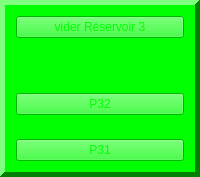
              <widget class="QFrame" name="F3">
               <property name="palette">
                <palette>
                 <active>
                  <colorrole role="WindowText">
                   <brush brushstyle="SolidPattern">
                    <color alpha="255">
                     <red>0</red>
                     <green>255</green>
                     <blue>0</blue>
                    </color>
                   </brush>
                  </colorrole>
                  <colorrole role="Button">
                   <brush brushstyle="SolidPattern">
                    <color alpha="255">
                     <red>0</red>
                     <green>255</green>
                     <blue>0</blue>
                    </color>
                   </brush>
                  </colorrole>
                  <colorrole role="Light">
                   <brush brushstyle="SolidPattern">
                    <color alpha="255">
                     <red>127</red>
                     <green>255</green>
                     <blue>127</blue>
                    </color>
                   </brush>
                  </colorrole>
                  <colorrole role="Midlight">
                   <brush brushstyle="SolidPattern">
                    <color alpha="255">
                     <red>63</red>
                     <green>255</green>
                     <blue>63</blue>
                    </color>
                   </brush>
                  </colorrole>
                  <colorrole role="Dark">
                   <brush brushstyle="SolidPattern">
                    <color alpha="255">
                     <red>0</red>
                     <green>127</green>
                     <blue>0</blue>
                    </color>
                   </brush>
                  </colorrole>
                  <colorrole role="Mid">
                   <brush brushstyle="SolidPattern">
                    <color alpha="255">
                     <red>0</red>
                     <green>170</green>
                     <blue>0</blue>
                    </color>
                   </brush>
                  </colorrole>
                  <colorrole role="Text">
                   <brush brushstyle="SolidPattern">
                    <color alpha="255">
                     <red>0</red>
                     <green>255</green>
                     <blue>0</blue>
                    </color>
                   </brush>
                  </colorrole>
                  <colorrole role="BrightText">
                   <brush brushstyle="SolidPattern">
                    <color alpha="255">
                     <red>0</red>
                     <green>255</green>
                     <blue>0</blue>
                    </color>
                   </brush>
                  </colorrole>
                  <colorrole role="ButtonText">
                   <brush brushstyle="SolidPattern">
                    <color alpha="255">
                     <red>0</red>
                     <green>255</green>
                     <blue>0</blue>
                    </color>
                   </brush>
                  </colorrole>
                  <colorrole role="Base">
                   <brush brushstyle="SolidPattern">
                    <color alpha="255">
                     <red>0</red>
                     <green>255</green>
                     <blue>0</blue>
                    </color>
                   </brush>
                  </colorrole>
                  <colorrole role="Window">
                   <brush brushstyle="SolidPattern">
                    <color alpha="255">
                     <red>0</red>
                     <green>255</green>
                     <blue>0</blue>
                    </color>
                   </brush>
                  </colorrole>
                  <colorrole role="Shadow">
                   <brush brushstyle="SolidPattern">
                    <color alpha="255">
                     <red>0</red>
                     <green>255</green>
                     <blue>0</blue>
                    </color>
                   </brush>
                  </colorrole>
                  <colorrole role="Highlight">
                   <brush brushstyle="SolidPattern">
                    <color alpha="255">
                     <red>0</red>
                     <green>255</green>
                     <blue>0</blue>
                    </color>
                   </brush>
                  </colorrole>
                  <colorrole role="HighlightedText">
                   <brush brushstyle="SolidPattern">
                    <color alpha="255">
                     <red>0</red>
                     <green>255</green>
                     <blue>0</blue>
                    </color>
                   </brush>
                  </colorrole>
                  <colorrole role="Link">
                   <brush brushstyle="SolidPattern">
                    <color alpha="255">
                     <red>0</red>
                     <green>255</green>
                     <blue>0</blue>
                    </color>
                   </brush>
                  </colorrole>
                  <colorrole role="LinkVisited">
                   <brush brushstyle="SolidPattern">
                    <color alpha="255">
                     <red>0</red>
                     <green>255</green>
                     <blue>0</blue>
                    </color>
                   </brush>
                  </colorrole>
                  <colorrole role="AlternateBase">
                   <brush brushstyle="SolidPattern">
                    <color alpha="255">
                     <red>127</red>
                     <green>255</green>
                     <blue>127</blue>
                    </color>
                   </brush>
                  </colorrole>
                  <colorrole role="NoRole">
                   <brush brushstyle="SolidPattern">
                    <color alpha="255">
                     <red>0</red>
                     <green>255</green>
                     <blue>0</blue>
                    </color>
                   </brush>
                  </colorrole>
                  <colorrole role="ToolTipBase">
                   <brush brushstyle="SolidPattern">
                    <color alpha="255">
                     <red>0</red>
                     <green>255</green>
                     <blue>0</blue>
                    </color>
                   </brush>
                  </colorrole>
                  <colorrole role="ToolTipText">
                   <brush brushstyle="SolidPattern">
                    <color alpha="255">
                     <red>0</red>
                     <green>255</green>
                     <blue>0</blue>
                    </color>
                   </brush>
                  </colorrole>
                  <colorrole role="PlaceholderText">
                   <brush brushstyle="NoBrush">
                    <color alpha="128">
                     <red>0</red>
                     <green>255</green>
                     <blue>0</blue>
                    </color>
                   </brush>
                  </colorrole>
                 </active>
                 <inactive>
                  <colorrole role="WindowText">
                   <brush brushstyle="SolidPattern">
                    <color alpha="255">
                     <red>0</red>
                     <green>255</green>
                     <blue>0</blue>
                    </color>
                   </brush>
                  </colorrole>
                  <colorrole role="Button">
                   <brush brushstyle="SolidPattern">
                    <color alpha="255">
                     <red>0</red>
                     <green>255</green>
                     <blue>0</blue>
                    </color>
                   </brush>
                  </colorrole>
                  <colorrole role="Light">
                   <brush brushstyle="SolidPattern">
                    <color alpha="255">
                     <red>127</red>
                     <green>255</green>
                     <blue>127</blue>
                    </color>
                   </brush>
                  </colorrole>
                  <colorrole role="Midlight">
                   <brush brushstyle="SolidPattern">
                    <color alpha="255">
                     <red>63</red>
                     <green>255</green>
                     <blue>63</blue>
                    </color>
                   </brush>
                  </colorrole>
                  <colorrole role="Dark">
                   <brush brushstyle="SolidPattern">
                    <color alpha="255">
                     <red>0</red>
                     <green>127</green>
                     <blue>0</blue>
                    </color>
                   </brush>
                  </colorrole>
                  <colorrole role="Mid">
                   <brush brushstyle="SolidPattern">
                    <color alpha="255">
                     <red>0</red>
                     <green>170</green>
                     <blue>0</blue>
                    </color>
                   </brush>
                  </colorrole>
                  <colorrole role="Text">
                   <brush brushstyle="SolidPattern">
                    <color alpha="255">
                     <red>0</red>
                     <green>255</green>
                     <blue>0</blue>
                    </color>
                   </brush>
                  </colorrole>
                  <colorrole role="BrightText">
                   <brush brushstyle="SolidPattern">
                    <color alpha="255">
                     <red>0</red>
                     <green>255</green>
                     <blue>0</blue>
                    </color>
                   </brush>
                  </colorrole>
                  <colorrole role="ButtonText">
                   <brush brushstyle="SolidPattern">
                    <color alpha="255">
                     <red>0</red>
                     <green>255</green>
                     <blue>0</blue>
                    </color>
                   </brush>
                  </colorrole>
                  <colorrole role="Base">
                   <brush brushstyle="SolidPattern">
                    <color alpha="255">
                     <red>0</red>
                     <green>255</green>
                     <blue>0</blue>
                    </color>
                   </brush>
                  </colorrole>
                  <colorrole role="Window">
                   <brush brushstyle="SolidPattern">
                    <color alpha="255">
                     <red>0</red>
                     <green>255</green>
                     <blue>0</blue>
                    </color>
                   </brush>
                  </colorrole>
                  <colorrole role="Shadow">
                   <brush brushstyle="SolidPattern">
                    <color alpha="255">
                     <red>0</red>
                     <green>255</green>
                     <blue>0</blue>
                    </color>
                   </brush>
                  </colorrole>
                  <colorrole role="Highlight">
                   <brush brushstyle="SolidPattern">
                    <color alpha="255">
                     <red>0</red>
                     <green>255</green>
                     <blue>0</blue>
                    </color>
                   </brush>
                  </colorrole>
                  <colorrole role="HighlightedText">
                   <brush brushstyle="SolidPattern">
                    <color alpha="255">
                     <red>0</red>
                     <green>255</green>
                     <blue>0</blue>
                    </color>
                   </brush>
                  </colorrole>
                  <colorrole role="Link">
                   <brush brushstyle="SolidPattern">
                    <color alpha="255">
                     <red>0</red>
                     <green>255</green>
                     <blue>0</blue>
                    </color>
                   </brush>
                  </colorrole>
                  <colorrole role="LinkVisited">
                   <brush brushstyle="SolidPattern">
                    <color alpha="255">
                     <red>0</red>
                     <green>255</green>
                     <blue>0</blue>
                    </color>
                   </brush>
                  </colorrole>
                  <colorrole role="AlternateBase">
                   <brush brushstyle="SolidPattern">
                    <color alpha="255">
                     <red>127</red>
                     <green>255</green>
                     <blue>127</blue>
                    </color>
                   </brush>
                  </colorrole>
                  <colorrole role="NoRole">
                   <brush brushstyle="SolidPattern">
                    <color alpha="255">
                     <red>0</red>
                     <green>255</green>
                     <blue>0</blue>
                    </color>
                   </brush>
                  </colorrole>
                  <colorrole role="ToolTipBase">
                   <brush brushstyle="SolidPattern">
                    <color alpha="255">
                     <red>0</red>
                     <green>255</green>
                     <blue>0</blue>
                    </color>
                   </brush>
                  </colorrole>
                  <colorrole role="ToolTipText">
                   <brush brushstyle="SolidPattern">
                    <color alpha="255">
                     <red>0</red>
                     <green>255</green>
                     <blue>0</blue>
                    </color>
                   </brush>
                  </colorrole>
                  <colorrole role="PlaceholderText">
                   <brush brushstyle="NoBrush">
                    <color alpha="128">
                     <red>0</red>
                     <green>255</green>
                     <blue>0</blue>
                    </color>
                   </brush>
                  </colorrole>
                 </inactive>
                 <disabled>
                  <colorrole role="WindowText">
                   <brush brushstyle="SolidPattern">
                    <color alpha="255">
                     <red>0</red>
                     <green>127</green>
                     <blue>0</blue>
                    </color>
                   </brush>
                  </colorrole>
                  <colorrole role="Button">
                   <brush brushstyle="SolidPattern">
                    <color alpha="255">
                     <red>0</red>
                     <green>255</green>
                     <blue>0</blue>
                    </color>
                   </brush>
                  </colorrole>
                  <colorrole role="Light">
                   <brush brushstyle="SolidPattern">
                    <color alpha="255">
                     <red>127</red>
                     <green>255</green>
                     <blue>127</blue>
                    </color>
                   </brush>
                  </colorrole>
                  <colorrole role="Midlight">
                   <brush brushstyle="SolidPattern">
                    <color alpha="255">
                     <red>63</red>
                     <green>255</green>
                     <blue>63</blue>
                    </color>
                   </brush>
                  </colorrole>
                  <colorrole role="Dark">
                   <brush brushstyle="SolidPattern">
                    <color alpha="255">
                     <red>0</red>
                     <green>127</green>
                     <blue>0</blue>
                    </color>
                   </brush>
                  </colorrole>
                  <colorrole role="Mid">
                   <brush brushstyle="SolidPattern">
                    <color alpha="255">
                     <red>0</red>
                     <green>170</green>
                     <blue>0</blue>
                    </color>
                   </brush>
                  </colorrole>
                  <colorrole role="Text">
                   <brush brushstyle="SolidPattern">
                    <color alpha="255">
                     <red>0</red>
                     <green>127</green>
                     <blue>0</blue>
                    </color>
                   </brush>
                  </colorrole>
                  <colorrole role="BrightText">
                   <brush brushstyle="SolidPattern">
                    <color alpha="255">
                     <red>0</red>
                     <green>255</green>
                     <blue>0</blue>
                    </color>
                   </brush>
                  </colorrole>
                  <colorrole role="ButtonText">
                   <brush brushstyle="SolidPattern">
                    <color alpha="255">
                     <red>0</red>
                     <green>127</green>
                     <blue>0</blue>
                    </color>
                   </brush>
                  </colorrole>
                  <colorrole role="Base">
                   <brush brushstyle="SolidPattern">
                    <color alpha="255">
                     <red>0</red>
                     <green>255</green>
                     <blue>0</blue>
                    </color>
                   </brush>
                  </colorrole>
                  <colorrole role="Window">
                   <brush brushstyle="SolidPattern">
                    <color alpha="255">
                     <red>0</red>
                     <green>255</green>
                     <blue>0</blue>
                    </color>
                   </brush>
                  </colorrole>
                  <colorrole role="Shadow">
                   <brush brushstyle="SolidPattern">
                    <color alpha="255">
                     <red>0</red>
                     <green>255</green>
                     <blue>0</blue>
                    </color>
                   </brush>
                  </colorrole>
                  <colorrole role="Highlight">
                   <brush brushstyle="SolidPattern">
                    <color alpha="255">
                     <red>0</red>
                     <green>255</green>
                     <blue>0</blue>
                    </color>
                   </brush>
                  </colorrole>
                  <colorrole role="HighlightedText">
                   <brush brushstyle="SolidPattern">
                    <color alpha="255">
                     <red>0</red>
                     <green>255</green>
                     <blue>0</blue>
                    </color>
                   </brush>
                  </colorrole>
                  <colorrole role="Link">
                   <brush brushstyle="SolidPattern">
                    <color alpha="255">
                     <red>0</red>
                     <green>255</green>
                     <blue>0</blue>
                    </color>
                   </brush>
                  </colorrole>
                  <colorrole role="LinkVisited">
                   <brush brushstyle="SolidPattern">
                    <color alpha="255">
                     <red>0</red>
                     <green>255</green>
                     <blue>0</blue>
                    </color>
                   </brush>
                  </colorrole>
                  <colorrole role="AlternateBase">
                   <brush brushstyle="SolidPattern">
                    <color alpha="255">
                     <red>0</red>
                     <green>255</green>
                     <blue>0</blue>
                    </color>
                   </brush>
                  </colorrole>
                  <colorrole role="NoRole">
                   <brush brushstyle="SolidPattern">
                    <color alpha="255">
                     <red>0</red>
                     <green>255</green>
                     <blue>0</blue>
                    </color>
                   </brush>
                  </colorrole>
                  <colorrole role="ToolTipBase">
                   <brush brushstyle="SolidPattern">
                    <color alpha="255">
                     <red>0</red>
                     <green>255</green>
                     <blue>0</blue>
                    </color>
                   </brush>
                  </colorrole>
                  <colorrole role="ToolTipText">
                   <brush brushstyle="SolidPattern">
                    <color alpha="255">
                     <red>0</red>
                     <green>255</green>
                     <blue>0</blue>
                    </color>
                   </brush>
                  </colorrole>
                  <colorrole role="PlaceholderText">
                   <brush brushstyle="NoBrush">
                    <color alpha="128">
                     <red>0</red>
                     <green>255</green>
                     <blue>0</blue>
                    </color>
                   </brush>
                  </colorrole>
                 </disabled>
                </palette>
               </property>
               <property name="cursor">
                <cursorShape>PointingHandCursor</cursorShape>
               </property>
               <property name="frameShape">
                <enum>QFrame::Panel</enum>
               </property>
               <property name="frameShadow">
                <enum>QFrame::Raised</enum>
               </property>
               <property name="lineWidth">
                <number>5</number>
               </property>
               <layout class="QGridLayout" name="gridLayout_3">
                <item row="0" column="0">
                 <layout class="QVBoxLayout" name="verticalLayout_6">
                  <property name="spacing">
                   <number>55</number>
                  </property>
                  <item>
                   <widget class="QPushButton" name="R3">
                    <property name="text">
                     <string>vider Réservoir 3</string>
                    </property>
                   </widget>
                  </item>
                  <item>
                   <layout class="QVBoxLayout" name="verticalLayout_13">
                    <property name="spacing">
                     <number>24</number>
                    </property>
                    <item>
                     <widget class="QPushButton" name="P32">
                      <property name="text">
                       <string>P32</string>
                      </property>
                     </widget>
                    </item>
                    <item>
                     <widget class="QPushButton" name="P31">
                      <property name="text">
                       <string>P31</string>
                      </property>
                     </widget>
                    </item>
                   </layout>
                  </item>
                 </layout>
                </item>
               </layout>
              </widget>
